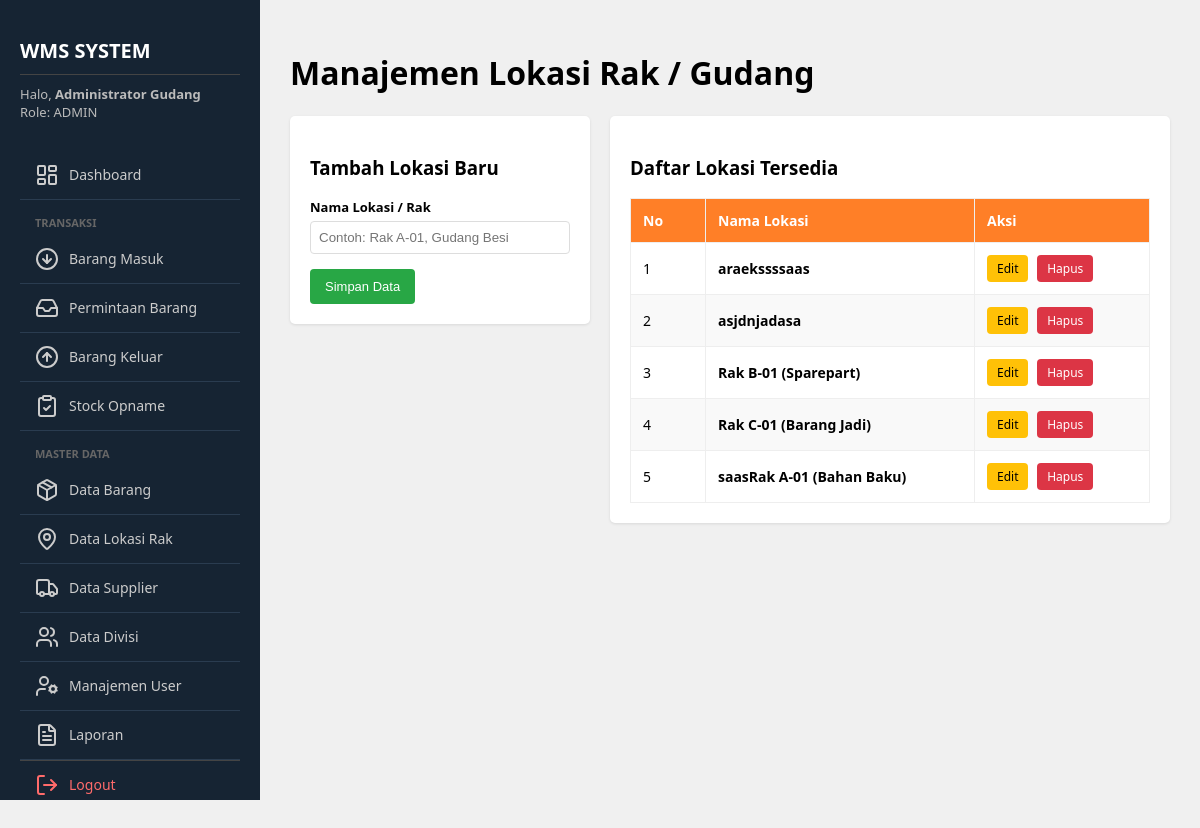
The app's page /master/master_lokasi.php (signed in) with its own data.
### tables this page shows
CREATE TABLE `lokasi_rak` (
  `id` int(11) NOT NULL,
  `nama_lokasi` varchar(50) NOT NULL
);

### master/master_lokasi.php (the view, shortened to what this page needs)
<?php
include '../config/koneksi.php';
$nama_edit = "";
$aksi = "simpan";
?>
<?php include '../includes/header.php'; ?>
    <div class="wrapper">
        <?php include '../includes/sidebar.php'; ?>
        <div class="content">
            <h1>Manajemen Lokasi Rak / Gudang</h1>
            <div style="display: flex; gap: 20px; align-items: flex-start;">
                <div class="card" style="flex: 1;">
                    <h3><?= ($aksi == 'simpan') ? 'Tambah Lokasi Baru' : 'Edit Lokasi'; ?></h3>
                    <form method="POST" action="">
                        <div class="form-group">
                            <label>Nama Lokasi / Rak</label>
                            <input type="text" name="nama_lokasi" value="<?= $nama_edit ?>" placeholder="Contoh: Rak A-01, Gudang Besi" required autofocus>
                        </div>
                        <button type="submit" name="<?= $aksi ?>" class="btn btn-primary">
                            <?= ($aksi == 'simpan') ? 'Simpan Data' : 'Simpan Perubahan'; ?>
                        </button>
                    </form>
                </div>
                <div class="card" style="flex: 2;">
                    <h3>Daftar Lokasi Tersedia</h3>
                    <table>
                        <thead>
                            <tr>
                                <th width="50">No</th>
                                <th>Nama Lokasi</th>
                                <th width="150">Aksi</th>
                            </tr>
                        </thead>
                        <tbody>
                            <?php
                            $no = 1;
                            $q_lok = mysqli_query($koneksi, "SELECT * FROM lokasi_rak ORDER BY nama_lokasi ASC");
                            if(mysqli_num_rows($q_lok) > 0){
                                while($row = mysqli_fetch_assoc($q_lok)){
                            ?>
                            <tr>
                                <td><?= $no++ ?></td>
                                <td><b><?= $row['nama_lokasi'] ?></b></td>
                                <td>
                                    <a href="master_lokasi.php?edit=<?= $row['id'] ?>" class="btn btn-warning" style="font-size: 12px; padding: 5px 10px;">Edit</a>
                                    <a href="master_lokasi.php?hapus=<?= $row['id'] ?>" class="btn btn-danger" style="font-size: 12px; padding: 5px 10px;" onclick="return confirm('Yakin hapus lokasi ini?')">Hapus</a>
                                </td>
                            </tr>
                            <?php
                                }
                            } else {
                                echo "<tr><td colspan='3' style='text-align:center; padding: 20px;'>Belum ada data lokasi.</td></tr>";
                            }
                            ?>
                        </tbody>
                    </table>
                </div>
            </div>
        </div>
    </div>
</body>
</html>

### includes/header.php (style rules this page uses)
body { font-family: 'Segoe UI', Tahoma, Geneva, Verdana, sans-serif; background-color: #f0f0f0; margin: 0; padding: 0; display: flex; height: 100vh; overflow: hidden; }
.wrapper { display: flex; width: 100%; height: 100%; }
.content { flex: 1; padding: 30px; overflow-y: auto; height: 100%; }
.card { background: white; padding: 20px; border-radius: 5px; box-shadow: 0 1px 3px rgba(0, 0, 0, 0.1); margin-bottom: 20px; }
.form-group { margin-bottom: 15px; }
.form-group label { display: block; margin-bottom: 5px; font-weight: bold; font-size: 13px; }
.form-group input, .form-group select { width: 100%; padding: 8px; border: 1px solid #ddd; border-radius: 4px; box-sizing: border-box; }
.btn { padding: 10px 15px; border: none; border-radius: 4px; cursor: pointer; color: white; text-decoration: none; display: inline-block; font-size: 13px; margin-right: 5px; }
.btn-primary { background: #28a745; }
.btn-warning { background: #ffc107; color: black; }
.btn-danger { background: #dc3545; }
table { width: 100%; border-collapse: collapse; margin-top: 15px; font-size: 14px; }
th, td { border: 1px solid #eee; padding: 12px; text-align: left; }
th { background-color: #FF7F27; color: white; }
tr:nth-child(even) { background-color: #f9f9f9; }

### records on screen
lokasi_rak: nama_lokasi "araekssssaas"
lokasi_rak: nama_lokasi "asjdnjadasa"
lokasi_rak: nama_lokasi "Rak B-01 (Sparepart)"
lokasi_rak: nama_lokasi "Rak C-01 (Barang Jadi)"
lokasi_rak: nama_lokasi "saasRak A-01 (Bahan Baku)"

### other values on screen
$nama_user "Administrator Gudang"
$role_user "ADMIN"
